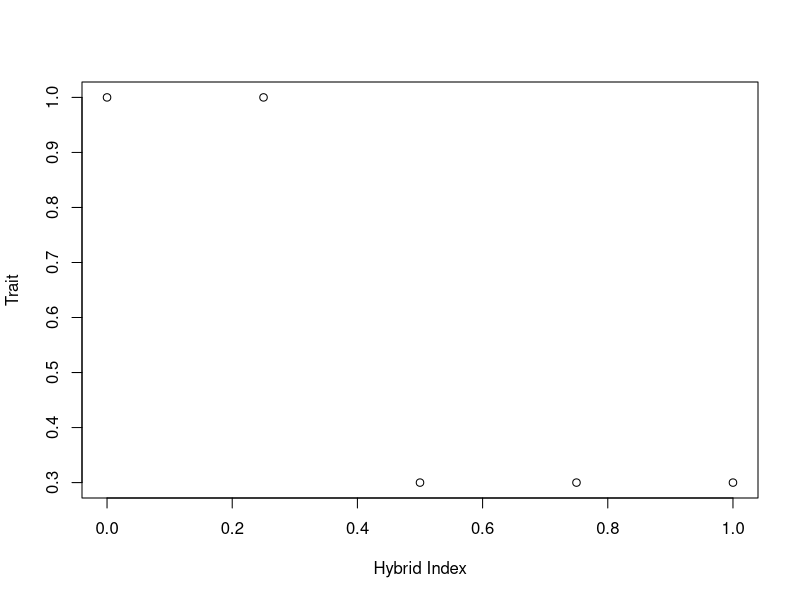
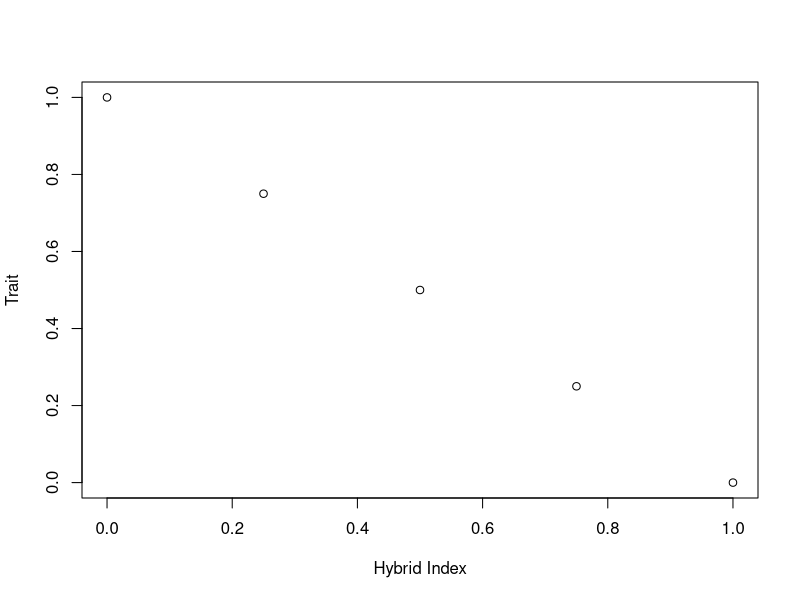
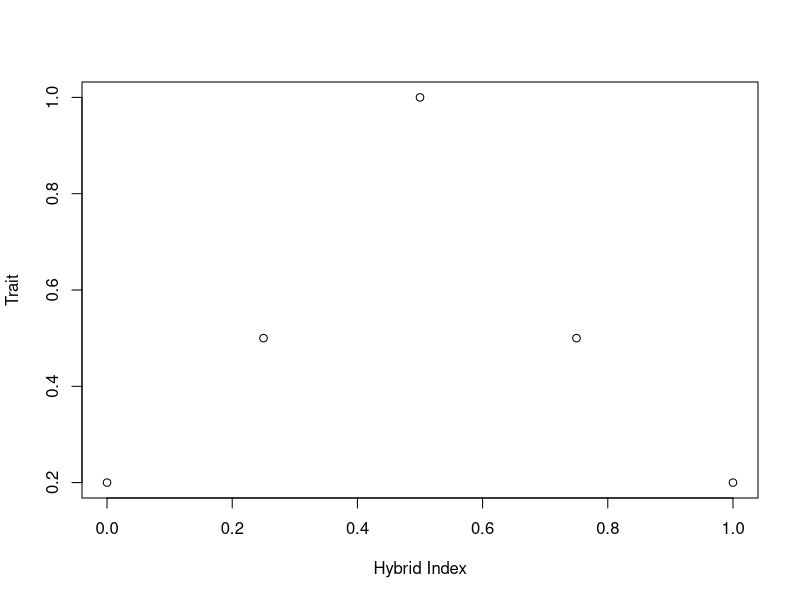
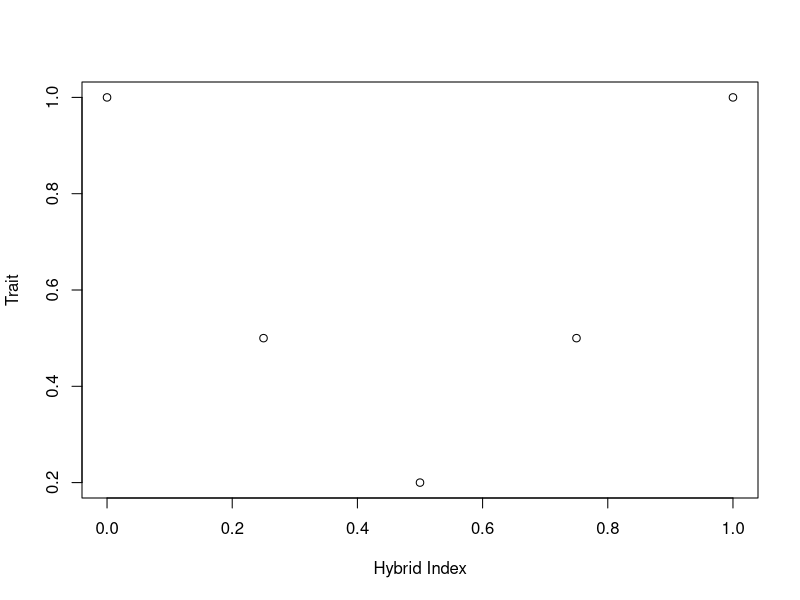

The R source for these figures, in order:
## ---- chunk 1
# Comments are important!
CentData <- read.csv("MockCentData.csv", header = T)

# now plot a graph
plot(x = CentData$Hybrid.Index,
     y = CentData$Trait.1,
     xlab = "Hybrid Index",
     ylab = "Trait")
## ---- chunk 2
# now plot a graph
plot(x = CentData$Hybrid.Index,
     y = CentData$Trait.2,
     xlab = "Hybrid Index",
     ylab = "Trait")
## ---- chunk 3
# now plot a graph
plot(x = CentData$Hybrid.Index,
     y = CentData$Trait.3,
     xlab = "Hybrid Index",
     ylab = "Trait")
## ---- chunk 4
# now plot a graph
plot(x = CentData$Hybrid.Index,
     y = CentData$Trait.4,
     xlab = "Hybrid Index",
     ylab = "Trait")
